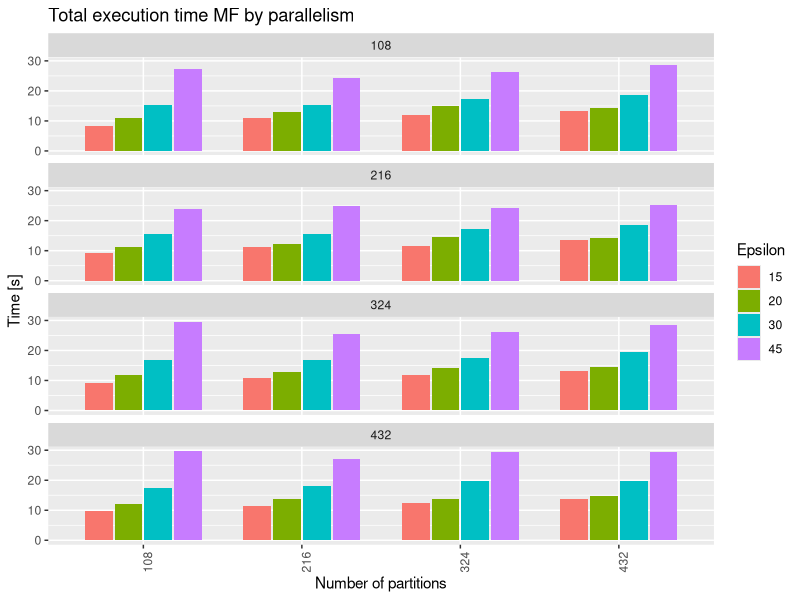
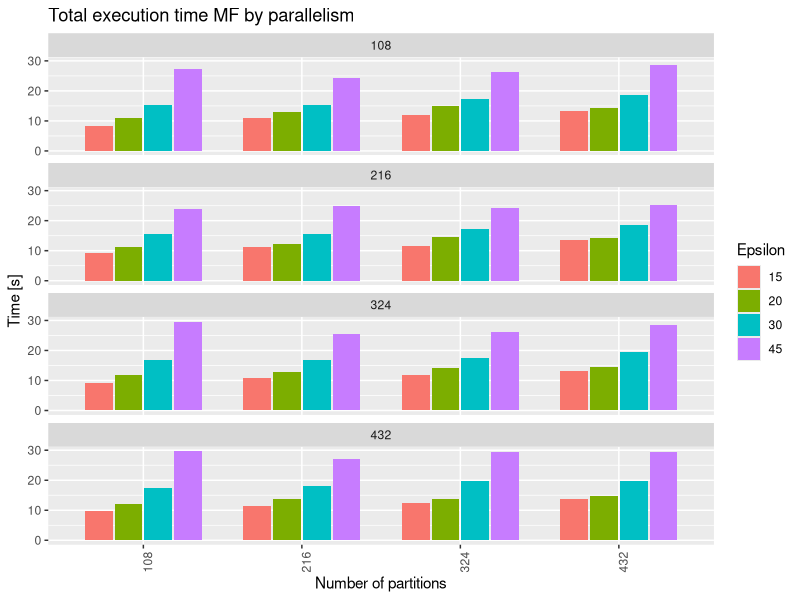

The R source for these figures, in order:
require(tidyverse)

log = enframe(readLines("Experiment.txt"))
paramsPattern = "epsilon |parallelism |partitions "
getParams <- function(command){
  params = str_trim(str_split(command, "--")[[1]])
  params = params[grepl(paramsPattern, params)]
  return(paste(params, collapse = " "))
}
spark = log %>% filter(grepl(value, pattern = "SparkSubmit")) %>% 
  separate(value, into = c(NA, "appId", "command"), sep = "\\|")
spark$params = spark$command %>% map(getParams)
spark = spark %>% separate(params, into = c(NA,"Epsilon", NA,"Partitions", NA,"Parallelism", NA,"Partitions2"), sep = " ") %>%
  select(appId, Epsilon, Partitions, Parallelism) 

fieldsGeoTester = c("Timestamp","Tag1","appId","Phase","Tag2","Time")
mf = log %>% filter(grepl(value, pattern = "\\|Time\\|")) %>% 
  separate(value, fieldsGeoTester, sep = "\\|") %>%
  mutate(Time = as.numeric(Time)) %>%
  select(appId, Phase, Time)

data = mf %>% inner_join(spark, by = c("appId"))

data1 = data %>% group_by(Phase, Partitions, Parallelism, Epsilon) %>% summarise(Time = mean(Time))
data2 = data1 %>% group_by(Partitions, Parallelism, Epsilon) %>% summarise(Time = sum(Time))

p = ggplot(data = data2, aes(x = factor(Partitions), y = Time, fill = Epsilon)) +
  geom_bar(stat="identity", position=position_dodge(width = 0.75), width = 0.7) +
  facet_wrap(~Parallelism, ncol = 1) +
  theme(axis.text.x = element_text(angle = 90, hjust = 1)) + 
  labs(x="Number of partitions", y="Time [s]", title="Total execution time MF by parallelism") 
plot(p)
ggsave("Parallelism.pdf", width = 8, height = 7, device = "pdf")  